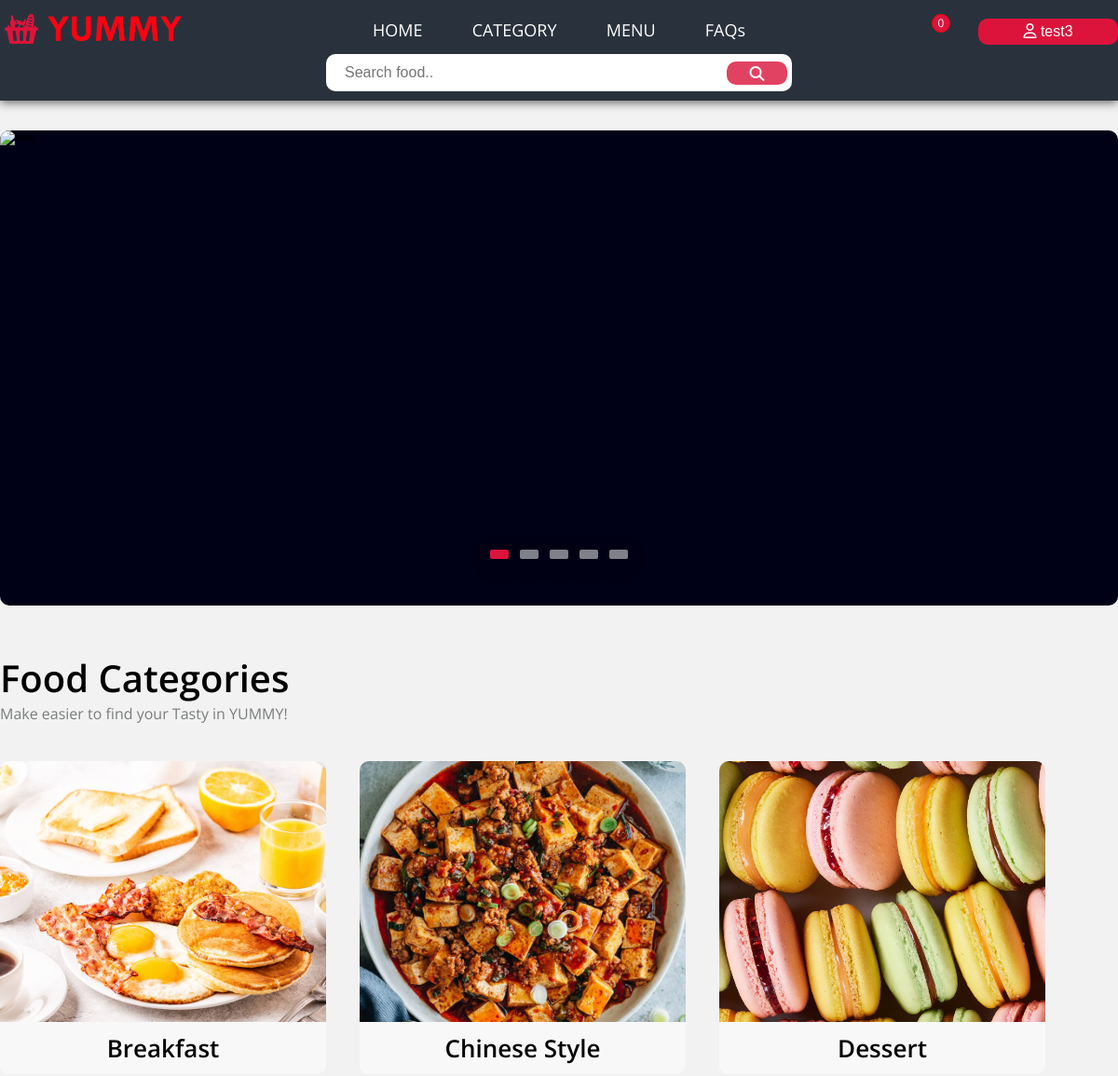
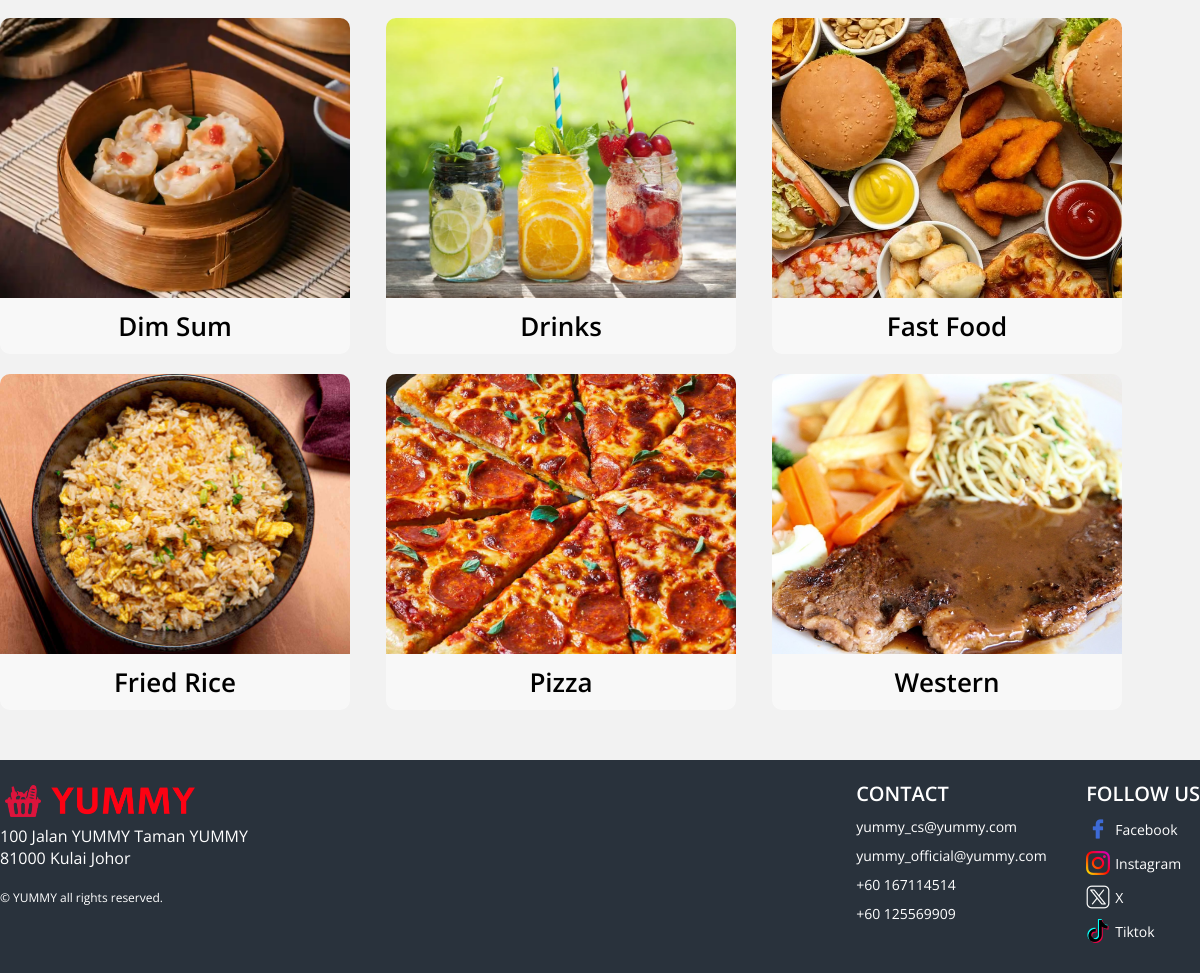
/menu/foodCategory.php (signed in), run on the app's committed database (2 pictures, top to bottom).
### tables this page shows
CREATE TABLE IF NOT EXISTS `foodcategory` (
  `id` int NOT NULL AUTO_INCREMENT,
  `categoryName` varchar(255) NOT NULL,
  `categoryImage` varchar(255) NOT NULL,
  PRIMARY KEY (`id`)
);

### menu/foodCategory.php (the view, shortened to what this page needs)
<!DOCTYPE html>
<html lang="en">
<head>
    <link rel="stylesheet" href="../css/defaultCss.css">
    <link rel="stylesheet" href="../css/menu.css">
</head>
    <?php
        include "../includes/menu_includes/header.php";
        ?>
    <div class="container">
        <div class="slider">
            <div class="slide active">
                <img src="../images/FoodMenu/ads2.png" alt="slide">
            </div>
            <div class="navigation-visibility">
                <div class="slide-icon active"></div>
                <div class="slide-icon"></div>
                <div class="slide-icon"></div>
                <div class="slide-icon"></div>
                <div class="slide-icon"></div>
            </div>
        </div>
    </div>
    <div class="container">
        <div class="food-section">
            <div class="food-topic">
                <div class="food-topic-info">
                    <p class="title">Food Categories</p>
                    <p class="brief">Make easier to find your Tasty in YUMMY!</p>
                </div>
            </div>
            <div class="food-container">
                <?php
                $sql = "SELECT * FROM foodcategory ORDER BY categoryName ASC";
                $res = mysqli_query($conn, $sql);
                if (mysqli_num_rows($res) > 0) {
                    while ($row = mysqli_fetch_assoc($res)) {
                        $id = $row['id'];
                        ?>
                        <a href="../menu/filteredFood.php?id=<?php echo $id; ?>">
                            <div class="food-items">
                                <img src="../images/Foodcategory/<?php echo $row['categoryImage']; ?>" alt="">
                                <div class="category-details">
                                    <p><?php echo $row['categoryName']; ?></p>
                                </div>
                            </div>
                        </a>
                        <?php
                    }
                }
                ?>
            </div>
        </div>
    </div>
    <?php include "../includes/menu_includes/footer.php" ?>

### css/defaultCss.css (style rules this page uses)
* { margin: 0; padding: 0; box-sizing: border-box; }
html { font-size: 10px; font-family: "Open Sans", sans-serif; scroll-behavior: smooth; background-color: #f2f2f2; }
a { text-decoration: none; }
.container { max-width: 1200px; margin: 0 auto; transition: transform .5s; }

### css/menu.css (style rules this page uses)
.slider { position: relative; background-color: #000116; width: 100%; min-height: 500px; margin-top: 140px; overflow: hidden; border-radius: 10px; }
.slider .slide { position: absolute; width: 100%; height: 100%; clip-path: circle(0% at 0 50%); }
.slider .slide.active { clip-path: circle(150% at 0 50%); transition: 0.5s; }
.slider .slide img { position: absolute; width: 100%; height: 100%; object-fit: cover; }
.slider .navigation-visibility { z-index: 999; display: flex; justify-content: center; }
.slider .navigation-visibility .slide-icon { z-index: 999; background: rgba(255, 255, 255, 0.5); width: 20px; height: 10px; transform: translateY(-50px); margin: 0 6px; border-radius: 2px; box-shadow: 0 5px 25px rgb(1 1 1 / 20%); }
.slider .navigation-visibility .slide-icon.active { background: crimson; }
.food-section { margin: 50px 0; }
.food-topic .food-topic-info { width: 550px; margin: 20px 0 }
.food-topic .food-topic-info .title { font-size: 40px; font-weight: 600; color: black; }
.food-topic .food-topic-info .brief { font-size: 16px; color: #7B7D7D; text-align: justify; }
.food-container { display: flex; flex-wrap: wrap; justify-content: flex-start; }
.food-items { width: 350px; display: grid; position: relative; grid-template-rows: auto 1fr; border-radius: 15px; transition: .2s ease-in-out; margin-top: 20px; margin-right: 36px; }
.food-items img { position: relative; width: 100%; height: 280px; border-radius: 10px 10px 0 0; object-fit: cover; }
.category-details { padding: 10px 20px; font-size: 26px; font-weight: 600; text-align: center; background-color: #ffffff80; border-bottom-left-radius: 10px; border-bottom-right-radius: 10px; color: black; }

### data on the page
foodcategory: categoryImage (picture), categoryName "Breakfast"
foodcategory: categoryImage (picture), categoryName "Chinese Style"
foodcategory: categoryImage (picture), categoryName "Dessert"
foodcategory: categoryImage (picture), categoryName "Dim Sum"
foodcategory: categoryImage (picture), categoryName "Drinks"
foodcategory: categoryImage (picture), categoryName "Fast Food"
foodcategory: categoryImage (picture), categoryName "Fried Rice"
foodcategory: categoryImage (picture), categoryName "Pizza"
foodcategory: categoryImage (picture), categoryName "Western"

### other printed values
$count "0"
$_SESSION['login'] "test3"
